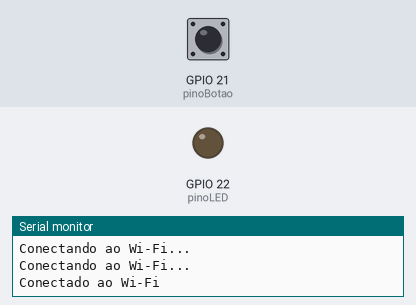
A sketch run on a simulated ESP32. On the bench: output pins drawn as LEDs (lit = HIGH), the last lines printed to the serial monitor. Dashed ring = blinking. The inputs (shaded band) are chosen by the test bench; at power-on: GPIO 21 (pinoBotao) HIGH. WiFi joins after 1.5 s; servers stay silent unless stated; network time is answered at once with the bench clock; the local clock reads 2024-03-15 10:24:30 at power-on unless the sketch sets it; storage starts empty.

Above: at 3.2 s.
3.3 s: GPIO 21 (pinoBotao) pulled LOW for 1 s
At 5.3 s:
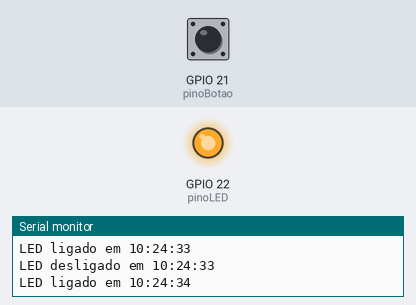
5.8 s: GPIO 21 (pinoBotao) pulled LOW for 0.15 s
At 7.0 s:
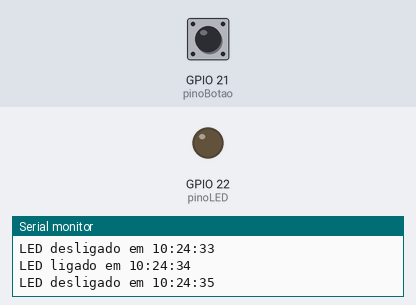
7.4 s: GPIO 21 (pinoBotao) pulled LOW for 3.2 s
At 7.53 s:
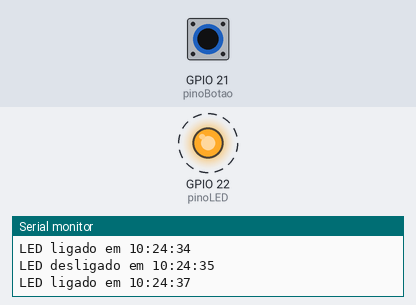
Timing chart, 0 to 12.0 s (numbered marks = the images above; inputs shaded):
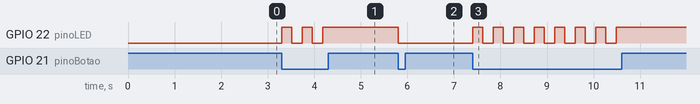

Measured:
- after the input at 3.3 s, GPIO 22 (pinoLED): alternates HIGH for 0.22 s and LOW for 0.22 s, 5 changes in all, then stays HIGH, starting at once
- after the input at 5.8 s, GPIO 22 (pinoLED): HIGH → LOW at once
- after the input at 7.4 s, GPIO 22 (pinoLED): alternates HIGH for 0.22 s and LOW for 0.22 s, 15 changes in all, then stays HIGH, starting at once

The sketch:

pratica-SPIFFS.ino
```cpp
#include <FS.h>
#include "SPIFFS.h"
#include <WiFi.h>
#include <NTPClient.h>
#include <WiFiUdp.h>

int pinoLED = 22;      // Pino do LED
int pinoBotao = 21;    // Pino do botão
bool estadoLED = false; // Estado inicial do LED (inicialmente desligado)
String caminhoArquivo = "/estado_led.txt"; // Caminho do arquivo para salvar o estado do LED

// Inicialize as configurações do NTP
const char* servidorNTP = "pool.ntp.org";
const long fusoHorario_sec = 0;
const int horarioVerao_sec = 3600;
WiFiUDP udpNTP;
NTPClient clienteNTP(udpNTP, servidorNTP, fusoHorario_sec);

// Configuração para armazenar os logs
String caminhoArquivoLog = "/logs.txt";
int maximoRegistrosLog = 100;

void setup() {
  Serial.begin(115200);
  pinMode(pinoLED, OUTPUT);
  pinMode(pinoBotao, INPUT_PULLUP);
  SPIFFS.begin();

  // Conecte-se à rede Wi-Fi
  WiFi.begin("IMD Visitantes", "");
  while (WiFi.status() != WL_CONNECTED) {
    delay(1000);
    Serial.println("Conectando ao Wi-Fi...");
  }
  Serial.println("Conectado ao Wi-Fi");

  // Inicialize o cliente NTP
  clienteNTP.begin();
  clienteNTP.update();

  // Obtenha a hora atual e escreva um log
  String horaAtual = clienteNTP.getFormattedTime();
  escreverLog("Sistema iniciado. Hora atual: " + horaAtual);

  // Leitura inicial do estado do LED a partir do arquivo
  lerEstadoLED();
}

void loop() {
  int estadoBotao = digitalRead(pinoBotao);

  if (estadoBotao == LOW) {
    estadoLED = !estadoLED;
    digitalWrite(pinoLED, estadoLED ? HIGH : LOW);
    salvarEstadoLED();
    //Serial.println(estadoLED);

    // Obtenha a hora atual e escreva um log quando o LED muda de estado
    String horaAtual = clienteNTP.getFormattedTime();
    String textoLog = "LED " + String(estadoLED ? "ligado" : "desligado") + " em " + horaAtual;
    escreverLog(textoLog);
    Serial.println(textoLog);

    delay(200);
  }
}

// Função para ler o estado do LED do arquivo
void lerEstadoLED() {
  File arquivo = SPIFFS.open(caminhoArquivo, "r");
  if (arquivo) {
    String estado = arquivo.readStringUntil('\n');
    arquivo.close();
    if (estado == "1") {
      estadoLED = true;
    } else {
      estadoLED = false;
    }
    digitalWrite(pinoLED, estadoLED ? HIGH : LOW);
		Serial.println(estadoLED);
  }
}

// Função para salvar o estado do LED no arquivo
void salvarEstadoLED() {
  File arquivo = SPIFFS.open(caminhoArquivo, "w");
  if (arquivo) {
    if (estadoLED) {
      arquivo.println("1");
    } else {
      arquivo.println("0");
    }
    arquivo.close();
  }
}

// Função para escrever um log no arquivo
void escreverLog(String textoLog) {
  File arquivoLog = SPIFFS.open(caminhoArquivoLog, "a");
  if (arquivoLog) {
    arquivoLog.println(textoLog);
    arquivoLog.close();
  }
}
```
